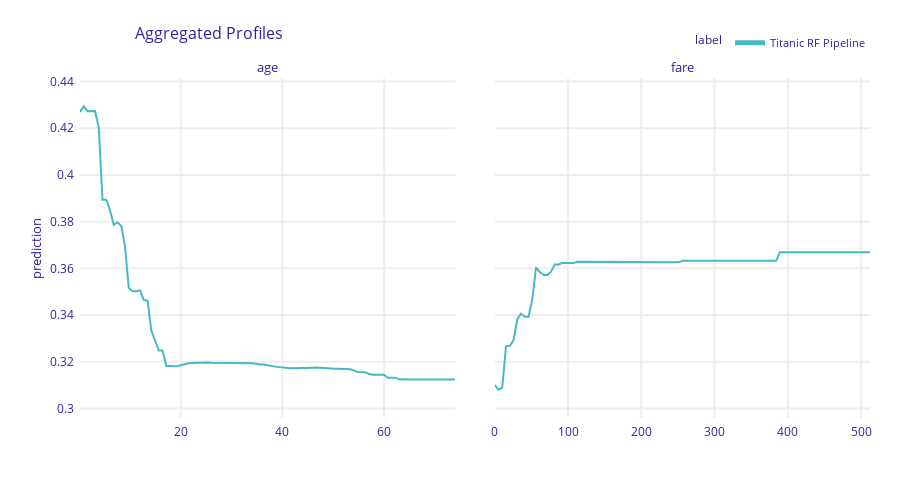

Write notebook code for a chart like this one.
### Markdown cell above
Generate partial dependece plot using Dalex:

### Code cell
import dalex as dx
from sklearn.ensemble import RandomForestClassifier
from sklearn.preprocessing import StandardScaler, OneHotEncoder
from sklearn.compose import make_column_transformer
from sklearn.pipeline import make_pipeline

titanic = dx.datasets.load_titanic()
X = titanic.drop(columns='survived')
y = titanic.survived

preprocess = make_column_transformer(
    (StandardScaler(), ['age', 'fare', 'parch', 'sibsp']),
    (OneHotEncoder(), ['gender', 'class', 'embarked'])
)

titanic_rf = make_pipeline(
    preprocess,
    RandomForestClassifier(max_depth=3, n_estimators=500)
)
titanic_rf.fit(X, y)

titanic_rf_exp = dx.Explainer(titanic_rf, X, y,
                              label="Titanic RF Pipeline", verbose=0)

pd_rf = titanic_rf_exp.model_profile(variables=['age', 'fare'])
pd_rf.plot()

### Figure 1 — Plotly figure (JSON) as saved in the notebook; plotly's stock layout.template omitted (floating-point values rounded to 4 significant figures; data arrays with more than 128 entries replaced by an {"elided": "..."} marker saying what was removed)
{"data": [{"customdata": {"elided": "101x3 mixed values"}, "hovertemplate": "<b>%{hovertext}</b><br><br>prediction=%{y:.3f}<br>mean_prediction=%{customdata[0]:.3f}<extra></extra>", "hovertext": ["Titanic RF Pipeline", "Titanic RF Pipeline", "Titanic RF Pipeline", "Titanic RF Pipeline", "Titanic RF Pipeline", "Titanic RF Pipeline", "Titanic RF Pipeline", "Titanic RF Pipeline", "Titanic RF Pipeline", "Titanic RF Pipeline", "Titanic RF Pipeline", "Titanic RF Pipeline", "Titanic RF Pipeline", "Titanic RF Pipeline", "Titanic RF Pipeline", "Titanic RF Pipeline", "Titanic RF Pipeline", "Titanic RF Pipeline", "Titanic RF Pipeline", "Titanic RF Pipeline", "Titanic RF Pipeline", "Titanic RF Pipeline", "Titanic RF Pipeline", "Titanic RF Pipeline", "Titanic RF Pipeline", "Titanic RF Pipeline", "Titanic RF Pipeline", "Titanic RF Pipeline", "Titanic RF Pipeline", "Titanic RF Pipeline", "Titanic RF Pipeline", "Titanic RF Pipeline", "Titanic RF Pipeline", "Titanic RF Pipeline", "Titanic RF Pipeline", "Titanic RF Pipeline", "Titanic RF Pipeline", "Titanic RF Pipeline", "Titanic RF Pipeline", "Titanic RF Pipeline", "Titanic RF Pipeline", "Titanic RF Pipeline", "Titanic RF Pipeline", "Titanic RF Pipeline", "Titanic RF Pipeline", "Titanic RF Pipeline", "Titanic RF Pipeline", "Titanic RF Pipeline", "Titanic RF Pipeline", "Titanic RF Pipeline", "Titanic RF Pipeline", "Titanic RF Pipeline", "Titanic RF Pipeline", "Titanic RF Pipeline", "Titanic RF Pipeline", "Titanic RF Pipeline", "Titanic RF Pipeline", "Titanic RF Pipeline", "Titanic RF Pipeline", "Titanic RF Pipeline", "Titanic RF Pipeline", "Titanic RF Pipeline", "Titanic RF Pipeline", "Titanic RF Pipeline", "Titanic RF Pipeline", "Titanic RF Pipeline", "Titanic RF Pipeline", "Titanic RF Pipeline", "Titanic RF Pipeline", "Titanic RF Pipeline", "Titanic RF Pipeline", "Titanic RF Pipeline", "Titanic RF Pipeline", "Titanic RF Pipeline", "Titanic RF Pipeline", "Titanic RF Pipeline", "Titanic RF Pipeline", "Titanic RF Pipeline", "Titanic RF Pipeline", "Titanic RF Pipeline", "Titanic RF Pipeline", "Titanic RF Pipeline", "Titanic RF Pipeline", "Titanic RF Pipeline", "Titanic RF Pipeline", "Titanic RF Pipeline", "Titanic RF Pipeline", "Titanic RF Pipeline", "Titanic RF Pipeline", "Titanic RF Pipeline", "Titanic RF Pipeline", "Titanic RF Pipeline", "Titanic RF Pipeline", "Titanic RF Pipeline", "Titanic RF Pipeline", "Titanic RF Pipeline", "Titanic RF Pipeline", "Titanic RF Pipeline", "Titanic RF Pipeline", "Titanic RF Pipeline", "Titanic RF Pipeline"], "legendgroup": "Titanic RF Pipeline", "line": {"color": "#46bac2", "dash": "solid", "width": 2}, "marker": {"symbol": "circle"}, "mode": "lines", "name": "Titanic RF Pipeline", "opacity": 1, "orientation": "v", "showlegend": true, "type": "scatter", "x": [0.1667, 0.905, 1.643, 2.382, 3.12, 3.858, 4.597, 5.335, 6.073, 6.812, 7.55, 8.288, 9.027, 9.765, 10.5, 11.24, 11.98, 12.72, 13.46, 14.2, 14.93, 15.67, 16.41, 17.15, 17.89, 18.63, 19.36, 20.1, 20.84, 21.58, 22.32, 23.06, 23.79, 24.53, 25.27, 26.01, 26.75, 27.49, 28.22, 28.96, 29.7, 30.44, 31.18, 31.92, 32.65, 33.39, 34.13, 34.87, 35.61, 36.35, 37.08, 37.82, 38.56, 39.3, 40.04, 40.78, 41.51, 42.25, 42.99, 43.73, 44.47, 45.21, 45.94, 46.68, 47.42, 48.16, 48.9, 49.64, 50.37, 51.11, 51.85, 52.59, 53.33, 54.07, 54.8, 55.54, 56.28, 57.02, 57.76, 58.5, 59.23, 59.97, 60.71, 61.45, 62.19, 62.93, 63.66, 64.4, 65.14, 65.88, 66.62, 67.36, 68.09, 68.83, 69.57, 70.31, 71.05, 71.79, 72.52, 73.26, 74], "xaxis": "x", "y": [0.427, 0.4294, 0.4273, 0.4273, 0.4273, 0.4203, 0.3894, 0.3894, 0.3849, 0.3786, 0.3797, 0.3781, 0.3694, 0.3516, 0.3503, 0.3502, 0.3506, 0.3464, 0.3462, 0.3333, 0.3292, 0.3248, 0.3248, 0.3182, 0.3182, 0.3181, 0.3181, 0.3186, 0.319, 0.3194, 0.3195, 0.3196, 0.3195, 0.3196, 0.3196, 0.3195, 0.3195, 0.3195, 0.3194, 0.3194, 0.3193, 0.3193, 0.3194, 0.3194, 0.3194, 0.3194, 0.3193, 0.3192, 0.3188, 0.3188, 0.3183, 0.3182, 0.3179, 0.3177, 0.3173, 0.3172, 0.3172, 0.3172, 0.3172, 0.3173, 0.3173, 0.3173, 0.3175, 0.3175, 0.3174, 0.3172, 0.3171, 0.317, 0.317, 0.317, 0.317, 0.3169, 0.3168, 0.3163, 0.3156, 0.3154, 0.3154, 0.3148, 0.3144, 0.3144, 0.3144, 0.3144, 0.3132, 0.3132, 0.3132, 0.3125, 0.3124, 0.3124, 0.3124, 0.3124, 0.3124, 0.3124, 0.3124, 0.3124, 0.3124, 0.3124, 0.3124, 0.3124, 0.3124, 0.3124, 0.3124], "yaxis": "y"}, {"customdata": {"elided": "101x3 mixed values"}, "hovertemplate": "<b>%{hovertext}</b><br><br>prediction=%{y:.3f}<br>mean_prediction=%{customdata[0]:.3f}<extra></extra>", "hovertext": ["Titanic RF Pipeline", "Titanic RF Pipeline", "Titanic RF Pipeline", "Titanic RF Pipeline", "Titanic RF Pipeline", "Titanic RF Pipeline", "Titanic RF Pipeline", "Titanic RF Pipeline", "Titanic RF Pipeline", "Titanic RF Pipeline", "Titanic RF Pipeline", "Titanic RF Pipeline", "Titanic RF Pipeline", "Titanic RF Pipeline", "Titanic RF Pipeline", "Titanic RF Pipeline", "Titanic RF Pipeline", "Titanic RF Pipeline", "Titanic RF Pipeline", "Titanic RF Pipeline", "Titanic RF Pipeline", "Titanic RF Pipeline", "Titanic RF Pipeline", "Titanic RF Pipeline", "Titanic RF Pipeline", "Titanic RF Pipeline", "Titanic RF Pipeline", "Titanic RF Pipeline", "Titanic RF Pipeline", "Titanic RF Pipeline", "Titanic RF Pipeline", "Titanic RF Pipeline", "Titanic RF Pipeline", "Titanic RF Pipeline", "Titanic RF Pipeline", "Titanic RF Pipeline", "Titanic RF Pipeline", "Titanic RF Pipeline", "Titanic RF Pipeline", "Titanic RF Pipeline", "Titanic RF Pipeline", "Titanic RF Pipeline", "Titanic RF Pipeline", "Titanic RF Pipeline", "Titanic RF Pipeline", "Titanic RF Pipeline", "Titanic RF Pipeline", "Titanic RF Pipeline", "Titanic RF Pipeline", "Titanic RF Pipeline", "Titanic RF Pipeline", "Titanic RF Pipeline", "Titanic RF Pipeline", "Titanic RF Pipeline", "Titanic RF Pipeline", "Titanic RF Pipeline", "Titanic RF Pipeline", "Titanic RF Pipeline", "Titanic RF Pipeline", "Titanic RF Pipeline", "Titanic RF Pipeline", "Titanic RF Pipeline", "Titanic RF Pipeline", "Titanic RF Pipeline", "Titanic RF Pipeline", "Titanic RF Pipeline", "Titanic RF Pipeline", "Titanic RF Pipeline", "Titanic RF Pipeline", "Titanic RF Pipeline", "Titanic RF Pipeline", "Titanic RF Pipeline", "Titanic RF Pipeline", "Titanic RF Pipeline", "Titanic RF Pipeline", "Titanic RF Pipeline", "Titanic RF Pipeline", "Titanic RF Pipeline", "Titanic RF Pipeline", "Titanic RF Pipeline", "Titanic RF Pipeline", "Titanic RF Pipeline", "Titanic RF Pipeline", "Titanic RF Pipeline", "Titanic RF Pipeline", "Titanic RF Pipeline", "Titanic RF Pipeline", "Titanic RF Pipeline", "Titanic RF Pipeline", "Titanic RF Pipeline", "Titanic RF Pipeline", "Titanic RF Pipeline", "Titanic RF Pipeline", "Titanic RF Pipeline", "Titanic RF Pipeline", "Titanic RF Pipeline", "Titanic RF Pipeline", "Titanic RF Pipeline", "Titanic RF Pipeline", "Titanic RF Pipeline", "Titanic RF Pipeline"], "legendgroup": "Titanic RF Pipeline", "line": {"color": "#46bac2", "dash": "solid", "width": 2}, "marker": {"symbol": "circle"}, "mode": "lines", "name": "Titanic RF Pipeline", "opacity": 1, "orientation": "v", "showlegend": false, "type": "scatter", "x": [0, 5.121, 10.24, 15.36, 20.48, 25.6, 30.72, 35.84, 40.96, 46.09, 51.21, 56.33, 61.45, 66.57, 71.69, 76.81, 81.93, 87.05, 92.17, 97.29, 102.4, 107.5, 112.7, 117.8, 122.9, 128.0, 133.1, 138.3, 143.4, 148.5, 153.6, 158.7, 163.9, 169.0, 174.1, 179.2, 184.3, 189.5, 194.6, 199.7, 204.8, 209.9, 215.1, 220.2, 225.3, 230.4, 235.5, 240.7, 245.8, 250.9, 256.0, 261.2, 266.3, 271.4, 276.5, 281.6, 286.8, 291.9, 297.0, 302.1, 307.2, 312.4, 317.5, 322.6, 327.7, 332.8, 338.0, 343.1, 348.2, 353.3, 358.4, 363.6, 368.7, 373.8, 378.9, 384.0, 389.2, 394.3, 399.4, 404.5, 409.6, 414.8, 419.9, 425.0, 430.1, 435.3, 440.4, 445.5, 450.6, 455.7, 460.9, 466.0, 471.1, 476.2, 481.3, 486.5, 491.6, 496.7, 501.8, 506.9, 512.1], "xaxis": "x2", "y": [0.31, 0.308, 0.309, 0.3267, 0.3267, 0.3292, 0.3382, 0.3405, 0.3392, 0.3392, 0.3467, 0.3604, 0.3584, 0.3571, 0.3571, 0.3586, 0.3617, 0.3617, 0.3623, 0.3623, 0.3623, 0.3623, 0.3628, 0.3628, 0.3628, 0.3628, 0.3628, 0.3628, 0.3628, 0.3628, 0.3627, 0.3627, 0.3627, 0.3628, 0.3628, 0.3628, 0.3628, 0.3628, 0.3628, 0.3628, 0.3628, 0.3628, 0.3626, 0.3626, 0.3626, 0.3626, 0.3626, 0.3626, 0.3626, 0.3626, 0.3633, 0.3633, 0.3633, 0.3633, 0.3633, 0.3633, 0.3633, 0.3633, 0.3633, 0.3633, 0.3633, 0.3633, 0.3633, 0.3633, 0.3633, 0.3633, 0.3633, 0.3633, 0.3633, 0.3633, 0.3633, 0.3633, 0.3633, 0.3633, 0.3633, 0.3633, 0.3669, 0.3669, 0.3669, 0.3669, 0.3669, 0.3669, 0.3669, 0.3669, 0.3669, 0.3669, 0.3669, 0.3669, 0.3669, 0.3669, 0.3669, 0.3669, 0.3669, 0.3669, 0.3669, 0.3669, 0.3669, 0.3669, 0.3669, 0.3669, 0.3669], "yaxis": "y2"}], "layout": {"annotations": [{"font": {"size": 13}, "showarrow": false, "text": "age", "x": 0.2375, "xanchor": "center", "xref": "paper", "y": 1, "yanchor": "bottom", "yref": "paper"}, {"font": {"size": 13}, "showarrow": false, "text": "fare", "x": 0.7625, "xanchor": "center", "xref": "paper", "y": 1, "yanchor": "bottom", "yref": "paper"}, {"font": {"size": 13}, "showarrow": false, "text": "prediction", "textangle": -90, "x": -0.07, "xref": "paper", "y": 0.5, "yref": "paper"}], "font": {"color": "#371ea3"}, "height": 489, "hovermode": "x unified", "legend": {"font": {"size": 11}, "itemsizing": "constant", "orientation": "h", "title": {"font": {"size": 12}, "text": "label"}, "tracegroupgap": 0, "x": 1, "xanchor": "right", "y": 1.061, "yanchor": "bottom"}, "margin": {"b": 71, "r": 30, "t": 78}, "title": {"font": {"size": 16}, "text": "Aggregated Profiles", "x": 0.15}, "xaxis": {"anchor": "y", "automargin": true, "domain": [0, 0.475], "fixedrange": true, "gridwidth": 2, "showticklabels": true, "tickcolor": "white", "ticklen": 3, "ticks": "outside", "title": {"text": ""}, "type": "linear", "zeroline": false}, "xaxis2": {"anchor": "y2", "automargin": true, "domain": [0.525, 1], "fixedrange": true, "gridwidth": 2, "showticklabels": true, "tickcolor": "white", "ticklen": 3, "ticks": "outside", "title": {"text": ""}, "type": "linear", "zeroline": false}, "yaxis": {"anchor": "x", "automargin": true, "domain": [0, 1], "fixedrange": true, "gridwidth": 2, "range": [0.2959, 0.4415], "tickcolor": "white", "ticklen": 3, "ticks": "outside", "title": {"text": ""}, "type": "linear", "zeroline": false}, "yaxis2": {"anchor": "x2", "automargin": true, "domain": [0, 1], "fixedrange": true, "gridwidth": 2, "matches": "y", "showticklabels": false, "tickcolor": "white", "ticklen": 3, "ticks": "outside", "title": {"text": ""}, "type": "linear", "zeroline": false}}}
